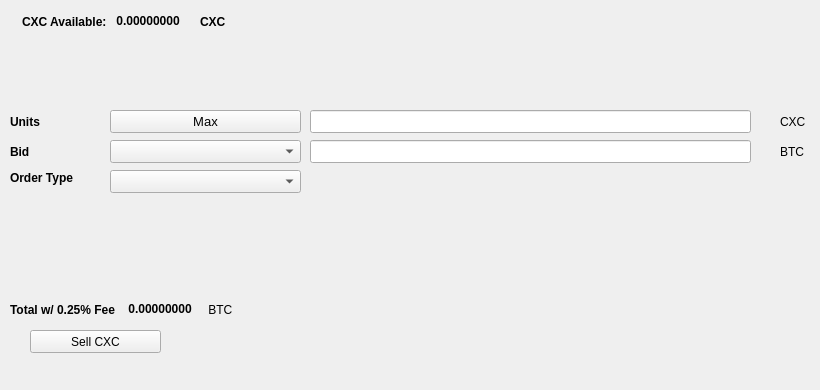
   <widget class="QWidget" name="SellTab">
    <attribute name="title">
     <string>Sell</string>
    </attribute>
    <widget class="QLabel" name="label_16">
     <property name="geometry">
      <rect>
       <x>780</x>
       <y>140</y>
       <width>31</width>
       <height>23</height>
      </rect>
     </property>
     <property name="text">
      <string>BTC</string>
     </property>
    </widget>
    <widget class="QComboBox" name="SellBidcomboBox">
     <property name="geometry">
      <rect>
       <x>110</x>
       <y>140</y>
       <width>191</width>
       <height>23</height>
      </rect>
     </property>
     <property name="font">
      <font>
       <pointsize>10</pointsize>
      </font>
     </property>
    </widget>
    <widget class="QLabel" name="label_18">
     <property name="geometry">
      <rect>
       <x>10</x>
       <y>110</y>
       <width>46</width>
       <height>23</height>
      </rect>
     </property>
     <property name="font">
      <font>
       <weight>75</weight>
       <bold>true</bold>
      </font>
     </property>
     <property name="text">
      <string>Units</string>
     </property>
    </widget>
    <widget class="QPushButton" name="Sell_Max_Amount">
     <property name="geometry">
      <rect>
       <x>110</x>
       <y>110</y>
       <width>191</width>
       <height>23</height>
      </rect>
     </property>
     <property name="font">
      <font>
       <pointsize>10</pointsize>
      </font>
     </property>
     <property name="text">
      <string>Max</string>
     </property>
    </widget>
    <widget class="QLabel" name="label_20">
     <property name="geometry">
      <rect>
       <x>10</x>
       <y>170</y>
       <width>91</width>
       <height>16</height>
      </rect>
     </property>
     <property name="font">
      <font>
       <weight>75</weight>
       <bold>true</bold>
      </font>
     </property>
     <property name="text">
      <string>Order Type</string>
     </property>
    </widget>
    <widget class="QComboBox" name="SellOrdertypeCombo">
     <property name="geometry">
      <rect>
       <x>110</x>
       <y>170</y>
       <width>191</width>
       <height>23</height>
      </rect>
     </property>
     <property name="font">
      <font>
       <pointsize>10</pointsize>
      </font>
     </property>
    </widget>
    <widget class="QLabel" name="label_21">
     <property name="geometry">
      <rect>
       <x>10</x>
       <y>140</y>
       <width>46</width>
       <height>23</height>
      </rect>
     </property>
     <property name="font">
      <font>
       <weight>75</weight>
       <bold>true</bold>
      </font>
     </property>
     <property name="text">
      <string>Bid</string>
     </property>
    </widget>
    <widget class="QLabel" name="label_22">
     <property name="geometry">
      <rect>
       <x>780</x>
       <y>110</y>
       <width>31</width>
       <height>23</height>
      </rect>
     </property>
     <property name="text">
      <string>CXC</string>
     </property>
    </widget>
    <widget class="QLineEdit" name="UnitsInputCXC">
     <property name="geometry">
      <rect>
       <x>310</x>
       <y>110</y>
       <width>441</width>
       <height>23</height>
      </rect>
     </property>
     <property name="font">
      <font>
       <pointsize>9</pointsize>
       <weight>75</weight>
       <bold>true</bold>
      </font>
     </property>
    </widget>
    <widget class="QLineEdit" name="SellBidPriceEdit">
     <property name="geometry">
      <rect>
       <x>310</x>
       <y>140</y>
       <width>441</width>
       <height>23</height>
      </rect>
     </property>
     <property name="font">
      <font>
       <pointsize>9</pointsize>
       <weight>75</weight>
       <bold>true</bold>
      </font>
     </property>
    </widget>
    <widget class="QPushButton" name="SellCXCBTN">
     <property name="geometry">
      <rect>
       <x>30</x>
       <y>330</y>
       <width>131</width>
       <height>23</height>
      </rect>
     </property>
     <property name="text">
      <string>Sell CXC</string>
     </property>
     <property name="icon">
      <iconset resource="../koipay">
       <normaloff>:/icons/bitcoin</normaloff>:/icons/bitcoin</iconset>
     </property>
    </widget>
    <widget class="QWidget" name="layoutWidget3">
     <property name="geometry">
      <rect>
       <x>22</x>
       <y>12</y>
       <width>258</width>
       <height>19</height>
      </rect>
     </property>
     <layout class="QHBoxLayout" name="horizontalLayout">
      <item>
       <widget class="QLabel" name="label232_2">
        <property name="font">
         <font>
          <weight>75</weight>
          <bold>true</bold>
         </font>
        </property>
        <property name="text">
         <string>CXC Available:</string>
        </property>
       </widget>
      </item>
      <item>
       <widget class="QLabel" name="CXCAvailableLabel">
        <property name="palette">
         <palette>
          <active>
           <colorrole role="WindowText">
            <brush brushstyle="SolidPattern">
             <color alpha="255">
              <red>0</red>
              <green>0</green>
              <blue>0</blue>
             </color>
            </brush>
           </colorrole>
           <colorrole role="Button">
            <brush brushstyle="SolidPattern">
             <color alpha="255">
              <red>0</red>
              <green>170</green>
              <blue>0</blue>
             </color>
            </brush>
           </colorrole>
           <colorrole role="Light">
            <brush brushstyle="SolidPattern">
             <color alpha="255">
              <red>0</red>
              <green>255</green>
              <blue>0</blue>
             </color>
            </brush>
           </colorrole>
           <colorrole role="Midlight">
            <brush brushstyle="SolidPattern">
             <color alpha="255">
              <red>0</red>
              <green>212</green>
              <blue>0</blue>
             </color>
            </brush>
           </colorrole>
           <colorrole role="Dark">
            <brush brushstyle="SolidPattern">
             <color alpha="255">
              <red>0</red>
              <green>85</green>
              <blue>0</blue>
             </color>
            </brush>
           </colorrole>
           <colorrole role="Mid">
            <brush brushstyle="SolidPattern">
             <color alpha="255">
              <red>0</red>
              <green>113</green>
              <blue>0</blue>
             </color>
            </brush>
           </colorrole>
           <colorrole role="Text">
            <brush brushstyle="SolidPattern">
             <color alpha="255">
              <red>0</red>
              <green>170</green>
              <blue>0</blue>
             </color>
            </brush>
           </colorrole>
           <colorrole role="BrightText">
            <brush brushstyle="SolidPattern">
             <color alpha="255">
              <red>255</red>
              <green>255</green>
              <blue>255</blue>
             </color>
            </brush>
           </colorrole>
           <colorrole role="ButtonText">
            <brush brushstyle="SolidPattern">
             <color alpha="255">
              <red>0</red>
              <green>0</green>
              <blue>0</blue>
             </color>
            </brush>
           </colorrole>
           <colorrole role="Base">
            <brush brushstyle="SolidPattern">
             <color alpha="255">
              <red>255</red>
              <green>255</green>
              <blue>255</blue>
             </color>
            </brush>
           </colorrole>
           <colorrole role="Window">
            <brush brushstyle="SolidPattern">
             <color alpha="255">
              <red>0</red>
              <green>170</green>
              <blue>0</blue>
             </color>
            </brush>
           </colorrole>
           <colorrole role="Shadow">
            <brush brushstyle="SolidPattern">
             <color alpha="255">
              <red>0</red>
              <green>0</green>
              <blue>0</blue>
             </color>
            </brush>
           </colorrole>
           <colorrole role="AlternateBase">
            <brush brushstyle="SolidPattern">
             <color alpha="255">
              <red>127</red>
              <green>212</green>
              <blue>127</blue>
             </color>
            </brush>
           </colorrole>
           <colorrole role="ToolTipBase">
            <brush brushstyle="SolidPattern">
             <color alpha="255">
              <red>255</red>
              <green>255</green>
              <blue>220</blue>
             </color>
            </brush>
           </colorrole>
           <colorrole role="ToolTipText">
            <brush brushstyle="SolidPattern">
             <color alpha="255">
              <red>0</red>
              <green>0</green>
              <blue>0</blue>
             </color>
            </brush>
           </colorrole>
          </active>
          <inactive>
           <colorrole role="WindowText">
            <brush brushstyle="SolidPattern">
             <color alpha="255">
              <red>0</red>
              <green>0</green>
              <blue>0</blue>
             </color>
            </brush>
           </colorrole>
           <colorrole role="Button">
            <brush brushstyle="SolidPattern">
             <color alpha="255">
              <red>0</red>
              <green>170</green>
              <blue>0</blue>
             </color>
            </brush>
           </colorrole>
           <colorrole role="Light">
            <brush brushstyle="SolidPattern">
             <color alpha="255">
              <red>0</red>
              <green>255</green>
              <blue>0</blue>
             </color>
            </brush>
           </colorrole>
           <colorrole role="Midlight">
            <brush brushstyle="SolidPattern">
             <color alpha="255">
              <red>0</red>
              <green>212</green>
              <blue>0</blue>
             </color>
            </brush>
           </colorrole>
           <colorrole role="Dark">
            <brush brushstyle="SolidPattern">
             <color alpha="255">
              <red>0</red>
              <green>85</green>
              <blue>0</blue>
             </color>
            </brush>
           </colorrole>
           <colorrole role="Mid">
            <brush brushstyle="SolidPattern">
             <color alpha="255">
              <red>0</red>
              <green>113</green>
              <blue>0</blue>
             </color>
            </brush>
           </colorrole>
           <colorrole role="Text">
            <brush brushstyle="SolidPattern">
             <color alpha="255">
              <red>0</red>
              <green>170</green>
              <blue>0</blue>
             </color>
            </brush>
           </colorrole>
           <colorrole role="BrightText">
            <brush brushstyle="SolidPattern">
             <color alpha="255">
              <red>255</red>
              <green>255</green>
              <blue>255</blue>
             </color>
            </brush>
           </colorrole>
           <colorrole role="ButtonText">
            <brush brushstyle="SolidPattern">
             <color alpha="255">
              <red>0</red>
              <green>0</green>
              <blue>0</blue>
             </color>
            </brush>
           </colorrole>
           <colorrole role="Base">
            <brush brushstyle="SolidPattern">
             <color alpha="255">
              <red>255</red>
              <green>255</green>
              <blue>255</blue>
             </color>
            </brush>
           </colorrole>
           <colorrole role="Window">
            <brush brushstyle="SolidPattern">
             <color alpha="255">
              <red>0</red>
              <green>170</green>
              <blue>0</blue>
             </color>
            </brush>
           </colorrole>
           <colorrole role="Shadow">
            <brush brushstyle="SolidPattern">
             <color alpha="255">
              <red>0</red>
              <green>0</green>
              <blue>0</blue>
             </color>
            </brush>
           </colorrole>
           <colorrole role="AlternateBase">
            <brush brushstyle="SolidPattern">
             <color alpha="255">
              <red>127</red>
              <green>212</green>
              <blue>127</blue>
             </color>
            </brush>
           </colorrole>
           <colorrole role="ToolTipBase">
            <brush brushstyle="SolidPattern">
             <color alpha="255">
              <red>255</red>
              <green>255</green>
              <blue>220</blue>
             </color>
            </brush>
           </colorrole>
           <colorrole role="ToolTipText">
            <brush brushstyle="SolidPattern">
             <color alpha="255">
              <red>0</red>
              <green>0</green>
              <blue>0</blue>
             </color>
            </brush>
           </colorrole>
          </inactive>
          <disabled>
           <colorrole role="WindowText">
            <brush brushstyle="SolidPattern">
             <color alpha="255">
              <red>0</red>
              <green>85</green>
              <blue>0</blue>
             </color>
            </brush>
           </colorrole>
           <colorrole role="Button">
            <brush brushstyle="SolidPattern">
             <color alpha="255">
              <red>0</red>
              <green>170</green>
              <blue>0</blue>
             </color>
            </brush>
           </colorrole>
           <colorrole role="Light">
            <brush brushstyle="SolidPattern">
             <color alpha="255">
              <red>0</red>
              <green>255</green>
              <blue>0</blue>
             </color>
            </brush>
           </colorrole>
           <colorrole role="Midlight">
            <brush brushstyle="SolidPattern">
             <color alpha="255">
              <red>0</red>
              <green>212</green>
              <blue>0</blue>
             </color>
            </brush>
           </colorrole>
           <colorrole role="Dark">
            <brush brushstyle="SolidPattern">
             <color alpha="255">
              <red>0</red>
              <green>85</green>
              <blue>0</blue>
             </color>
            </brush>
           </colorrole>
           <colorrole role="Mid">
            <brush brushstyle="SolidPattern">
             <color alpha="255">
              <red>0</red>
              <green>113</green>
              <blue>0</blue>
             </color>
            </brush>
           </colorrole>
           <colorrole role="Text">
            <brush brushstyle="SolidPattern">
             <color alpha="255">
              <red>0</red>
              <green>85</green>
              <blue>0</blue>
             </color>
            </brush>
           </colorrole>
           <colorrole role="BrightText">
            <brush brushstyle="SolidPattern">
             <color alpha="255">
              <red>255</red>
              <green>255</green>
              <blue>255</blue>
             </color>
            </brush>
           </colorrole>
           <colorrole role="ButtonText">
            <brush brushstyle="SolidPattern">
             <color alpha="255">
              <red>0</red>
              <green>85</green>
              <blue>0</blue>
             </color>
            </brush>
           </colorrole>
           <colorrole role="Base">
            <brush brushstyle="SolidPattern">
             <color alpha="255">
              <red>0</red>
              <green>170</green>
              <blue>0</blue>
             </color>
            </brush>
           </colorrole>
           <colorrole role="Window">
            <brush brushstyle="SolidPattern">
             <color alpha="255">
              <red>0</red>
              <green>170</green>
              <blue>0</blue>
             </color>
            </brush>
           </colorrole>
           <colorrole role="Shadow">
            <brush brushstyle="SolidPattern">
             <color alpha="255">
              <red>0</red>
              <green>0</green>
              <blue>0</blue>
             </color>
            </brush>
           </colorrole>
           <colorrole role="AlternateBase">
            <brush brushstyle="SolidPattern">
             <color alpha="255">
              <red>0</red>
              <green>170</green>
              <blue>0</blue>
             </color>
            </brush>
           </colorrole>
           <colorrole role="ToolTipBase">
            <brush brushstyle="SolidPattern">
             <color alpha="255">
              <red>255</red>
              <green>255</green>
              <blue>220</blue>
             </color>
            </brush>
           </colorrole>
           <colorrole role="ToolTipText">
            <brush brushstyle="SolidPattern">
             <color alpha="255">
              <red>0</red>
              <green>0</green>
              <blue>0</blue>
             </color>
            </brush>
           </colorrole>
          </disabled>
         </palette>
        </property>
        <property name="font">
         <font>
          <weight>75</weight>
          <bold>true</bold>
         </font>
        </property>
        <property name="text">
         <string> 0.00000000 </string>
        </property>
        <property name="textInteractionFlags">
         <set>Qt::LinksAccessibleByMouse|Qt::TextSelectableByKeyboard|Qt::TextSelectableByMouse</set>
        </property>
       </widget>
      </item>
      <item>
       <widget class="QLabel" name="labelCXC">
        <property name="font">
         <font>
          <weight>75</weight>
          <bold>true</bold>
         </font>
        </property>
        <property name="text">
         <string>CXC</string>
        </property>
       </widget>
      </item>
     </layout>
    </widget>
    <widget class="QWidget" name="layoutWidget">
     <property name="geometry">
      <rect>
       <x>10</x>
       <y>300</y>
       <width>268</width>
       <height>19</height>
      </rect>
     </property>
     <layout class="QHBoxLayout" name="horizontalLayout_2">
      <item>
       <widget class="QLabel" name="label_19">
        <property name="font">
         <font>
          <weight>75</weight>
          <bold>true</bold>
         </font>
        </property>
        <property name="text">
         <string>Total w/ 0.25% Fee </string>
        </property>
       </widget>
      </item>
      <item>
       <widget class="QLabel" name="SellCostLabel">
        <property name="palette">
         <palette>
          <active>
           <colorrole role="WindowText">
            <brush brushstyle="SolidPattern">
             <color alpha="255">
              <red>0</red>
              <green>0</green>
              <blue>0</blue>
             </color>
            </brush>
           </colorrole>
           <colorrole role="Button">
            <brush brushstyle="SolidPattern">
             <color alpha="255">
              <red>0</red>
              <green>170</green>
              <blue>0</blue>
             </color>
            </brush>
           </colorrole>
           <colorrole role="Light">
            <brush brushstyle="SolidPattern">
             <color alpha="255">
              <red>0</red>
              <green>255</green>
              <blue>0</blue>
             </color>
            </brush>
           </colorrole>
           <colorrole role="Midlight">
            <brush brushstyle="SolidPattern">
             <color alpha="255">
              <red>0</red>
              <green>212</green>
              <blue>0</blue>
             </color>
            </brush>
           </colorrole>
           <colorrole role="Dark">
            <brush brushstyle="SolidPattern">
             <color alpha="255">
              <red>0</red>
              <green>85</green>
              <blue>0</blue>
             </color>
            </brush>
           </colorrole>
           <colorrole role="Mid">
            <brush brushstyle="SolidPattern">
             <color alpha="255">
              <red>0</red>
              <green>113</green>
              <blue>0</blue>
             </color>
            </brush>
           </colorrole>
           <colorrole role="Text">
            <brush brushstyle="SolidPattern">
             <color alpha="255">
              <red>0</red>
              <green>170</green>
              <blue>0</blue>
             </color>
            </brush>
           </colorrole>
           <colorrole role="BrightText">
            <brush brushstyle="SolidPattern">
             <color alpha="255">
              <red>255</red>
              <green>255</green>
              <blue>255</blue>
             </color>
            </brush>
           </colorrole>
           <colorrole role="ButtonText">
            <brush brushstyle="SolidPattern">
             <color alpha="255">
              <red>0</red>
              <green>0</green>
              <blue>0</blue>
             </color>
            </brush>
           </colorrole>
           <colorrole role="Base">
            <brush brushstyle="SolidPattern">
             <color alpha="255">
              <red>255</red>
              <green>255</green>
              <blue>255</blue>
             </color>
            </brush>
           </colorrole>
           <colorrole role="Window">
            <brush brushstyle="SolidPattern">
             <color alpha="255">
              <red>0</red>
              <green>170</green>
              <blue>0</blue>
             </color>
            </brush>
           </colorrole>
           <colorrole role="Shadow">
            <brush brushstyle="SolidPattern">
             <color alpha="255">
              <red>0</red>
              <green>0</green>
              <blue>0</blue>
             </color>
            </brush>
           </colorrole>
           <colorrole role="AlternateBase">
            <brush brushstyle="SolidPattern">
             <color alpha="255">
              <red>127</red>
              <green>212</green>
              <blue>127</blue>
             </color>
            </brush>
           </colorrole>
           <colorrole role="ToolTipBase">
            <brush brushstyle="SolidPattern">
             <color alpha="255">
              <red>255</red>
              <green>255</green>
              <blue>220</blue>
             </color>
            </brush>
           </colorrole>
           <colorrole role="ToolTipText">
            <brush brushstyle="SolidPattern">
             <color alpha="255">
              <red>0</red>
              <green>0</green>
              <blue>0</blue>
             </color>
            </brush>
           </colorrole>
          </active>
          <inactive>
           <colorrole role="WindowText">
            <brush brushstyle="SolidPattern">
             <color alpha="255">
              <red>0</red>
              <green>0</green>
              <blue>0</blue>
             </color>
            </brush>
           </colorrole>
           <colorrole role="Button">
            <brush brushstyle="SolidPattern">
             <color alpha="255">
              <red>0</red>
              <green>170</green>
              <blue>0</blue>
             </color>
            </brush>
           </colorrole>
           <colorrole role="Light">
            <brush brushstyle="SolidPattern">
             <color alpha="255">
              <red>0</red>
              <green>255</green>
              <blue>0</blue>
             </color>
            </brush>
           </colorrole>
           <colorrole role="Midlight">
            <brush brushstyle="SolidPattern">
             <color alpha="255">
              <red>0</red>
              <green>212</green>
              <blue>0</blue>
             </color>
            </brush>
           </colorrole>
           <colorrole role="Dark">
            <brush brushstyle="SolidPattern">
             <color alpha="255">
              <red>0</red>
              <green>85</green>
              <blue>0</blue>
             </color>
            </brush>
           </colorrole>
           <colorrole role="Mid">
            <brush brushstyle="SolidPattern">
             <color alpha="255">
              <red>0</red>
              <green>113</green>
              <blue>0</blue>
             </color>
            </brush>
           </colorrole>
           <colorrole role="Text">
            <brush brushstyle="SolidPattern">
             <color alpha="255">
              <red>0</red>
              <green>170</green>
              <blue>0</blue>
             </color>
            </brush>
           </colorrole>
           <colorrole role="BrightText">
            <brush brushstyle="SolidPattern">
             <color alpha="255">
              <red>255</red>
              <green>255</green>
              <blue>255</blue>
             </color>
            </brush>
           </colorrole>
           <colorrole role="ButtonText">
            <brush brushstyle="SolidPattern">
             <color alpha="255">
              <red>0</red>
              <green>0</green>
              <blue>0</blue>
             </color>
            </brush>
           </colorrole>
           <colorrole role="Base">
            <brush brushstyle="SolidPattern">
             <color alpha="255">
              <red>255</red>
              <green>255</green>
              <blue>255</blue>
             </color>
            </brush>
           </colorrole>
           <colorrole role="Window">
            <brush brushstyle="SolidPattern">
             <color alpha="255">
              <red>0</red>
              <green>170</green>
              <blue>0</blue>
             </color>
            </brush>
           </colorrole>
           <colorrole role="Shadow">
            <brush brushstyle="SolidPattern">
             <color alpha="255">
              <red>0</red>
              <green>0</green>
              <blue>0</blue>
             </color>
            </brush>
           </colorrole>
           <colorrole role="AlternateBase">
            <brush brushstyle="SolidPattern">
             <color alpha="255">
              <red>127</red>
              <green>212</green>
              <blue>127</blue>
             </color>
            </brush>
           </colorrole>
           <colorrole role="ToolTipBase">
            <brush brushstyle="SolidPattern">
             <color alpha="255">
              <red>255</red>
              <green>255</green>
              <blue>220</blue>
             </color>
            </brush>
           </colorrole>
           <colorrole role="ToolTipText">
            <brush brushstyle="SolidPattern">
             <color alpha="255">
              <red>0</red>
              <green>0</green>
              <blue>0</blue>
             </color>
            </brush>
           </colorrole>
          </inactive>
          <disabled>
           <colorrole role="WindowText">
            <brush brushstyle="SolidPattern">
             <color alpha="255">
              <red>0</red>
              <green>85</green>
              <blue>0</blue>
             </color>
            </brush>
           </colorrole>
           <colorrole role="Button">
            <brush brushstyle="SolidPattern">
             <color alpha="255">
              <red>0</red>
              <green>170</green>
              <blue>0</blue>
             </color>
            </brush>
           </colorrole>
           <colorrole role="Light">
            <brush brushstyle="SolidPattern">
             <color alpha="255">
              <red>0</red>
              <green>255</green>
              <blue>0</blue>
             </color>
            </brush>
           </colorrole>
           <colorrole role="Midlight">
            <brush brushstyle="SolidPattern">
             <color alpha="255">
              <red>0</red>
              <green>212</green>
              <blue>0</blue>
             </color>
            </brush>
           </colorrole>
           <colorrole role="Dark">
            <brush brushstyle="SolidPattern">
             <color alpha="255">
              <red>0</red>
              <green>85</green>
              <blue>0</blue>
             </color>
            </brush>
           </colorrole>
           <colorrole role="Mid">
            <brush brushstyle="SolidPattern">
             <color alpha="255">
              <red>0</red>
              <green>113</green>
              <blue>0</blue>
             </color>
            </brush>
           </colorrole>
           <colorrole role="Text">
            <brush brushstyle="SolidPattern">
             <color alpha="255">
              <red>0</red>
              <green>85</green>
              <blue>0</blue>
             </color>
            </brush>
           </colorrole>
           <colorrole role="BrightText">
            <brush brushstyle="SolidPattern">
             <color alpha="255">
              <red>255</red>
              <green>255</green>
              <blue>255</blue>
             </color>
            </brush>
           </colorrole>
           <colorrole role="ButtonText">
            <brush brushstyle="SolidPattern">
             <color alpha="255">
              <red>0</red>
              <green>85</green>
              <blue>0</blue>
             </color>
            </brush>
           </colorrole>
           <colorrole role="Base">
            <brush brushstyle="SolidPattern">
             <color alpha="255">
              <red>0</red>
              <green>170</green>
              <blue>0</blue>
             </color>
            </brush>
           </colorrole>
           <colorrole role="Window">
            <brush brushstyle="SolidPattern">
             <color alpha="255">
              <red>0</red>
              <green>170</green>
              <blue>0</blue>
             </color>
            </brush>
           </colorrole>
           <colorrole role="Shadow">
            <brush brushstyle="SolidPattern">
             <color alpha="255">
              <red>0</red>
              <green>0</green>
              <blue>0</blue>
             </color>
            </brush>
           </colorrole>
           <colorrole role="AlternateBase">
            <brush brushstyle="SolidPattern">
             <color alpha="255">
              <red>0</red>
              <green>170</green>
              <blue>0</blue>
             </color>
            </brush>
           </colorrole>
           <colorrole role="ToolTipBase">
            <brush brushstyle="SolidPattern">
             <color alpha="255">
              <red>255</red>
              <green>255</green>
              <blue>220</blue>
             </color>
            </brush>
           </colorrole>
           <colorrole role="ToolTipText">
            <brush brushstyle="SolidPattern">
             <color alpha="255">
              <red>0</red>
              <green>0</green>
              <blue>0</blue>
             </color>
            </brush>
           </colorrole>
          </disabled>
         </palette>
        </property>
        <property name="font">
         <font>
          <weight>75</weight>
          <bold>true</bold>
         </font>
        </property>
        <property name="autoFillBackground">
         <bool>false</bool>
        </property>
        <property name="text">
         <string> 0.00000000</string>
        </property>
        <property name="textInteractionFlags">
         <set>Qt::LinksAccessibleByMouse|Qt::TextSelectableByMouse</set>
        </property>
       </widget>
      </item>
      <item>
       <widget class="QLabel" name="label_17">
        <property name="font">
         <font>
          <weight>50</weight>
          <bold>false</bold>
         </font>
        </property>
        <property name="text">
         <string> BTC</string>
        </property>
       </widget>
      </item>
     </layout>
    </widget>
    <widget class="QLabel" name="label_23">
     <property name="geometry">
      <rect>
       <x>460</x>
       <y>300</y>
       <width>281</width>
       <height>81</height>
      </rect>
     </property>
     <property name="text">
      <string/>
     </property>
     <property name="pixmap">
      <pixmap>:/images/bittrex</pixmap>
     </property>
    </widget>
   </widget>
